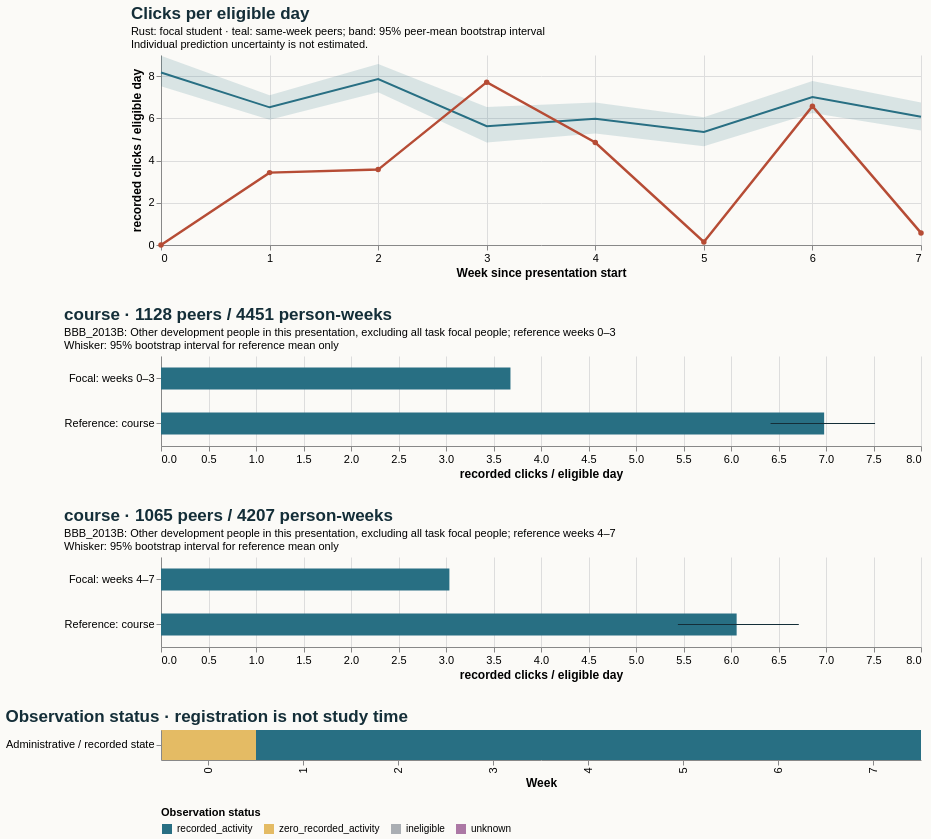

Write the Vega-Lite specification saved for this chart.
### Vega-Lite specification from a JSON file in a GitHub repository (floating-point values rounded to 4 significant figures)
{"$schema": "https://vega.github.io/schema/vega-lite/v5.20.1.json", "config": {"axis": {"labelFontSize": 11, "titleFontSize": 12}, "background": "#fbfaf7", "font": "sans-serif", "title": {"anchor": "start", "color": "#142e38", "fontSize": 17, "subtitleFontSize": 11}, "view": {"continuousHeight": 300, "continuousWidth": 300, "stroke": null}}, "datasets": {"data-6ef36ee96aaac6c11e5d99ac8b822ee3": [{"eligible_days": 7.0, "end_day": 6, "logging_completeness": "unknown", "observation_status": "zero_recorded_activity", "row": "Administrative / recorded state", "score_status": "withheld_release_time_unknown", "start_day": 0, "value": 0.0, "week": 0}, {"eligible_days": 7.0, "end_day": 13, "logging_completeness": "unknown", "observation_status": "recorded_activity", "row": "Administrative / recorded state", "score_status": "withheld_release_time_unknown", "start_day": 7, "value": 3.429, "week": 1}, {"eligible_days": 7.0, "end_day": 20, "logging_completeness": "unknown", "observation_status": "recorded_activity", "row": "Administrative / recorded state", "score_status": "withheld_release_time_unknown", "start_day": 14, "value": 3.571, "week": 2}, {"eligible_days": 7.0, "end_day": 27, "logging_completeness": "unknown", "observation_status": "recorded_activity", "row": "Administrative / recorded state", "score_status": "withheld_release_time_unknown", "start_day": 21, "value": 7.714, "week": 3}, {"eligible_days": 7.0, "end_day": 34, "logging_completeness": "unknown", "observation_status": "recorded_activity", "row": "Administrative / recorded state", "score_status": "withheld_release_time_unknown", "start_day": 28, "value": 4.857, "week": 4}, {"eligible_days": 7.0, "end_day": 41, "logging_completeness": "unknown", "observation_status": "recorded_activity", "row": "Administrative / recorded state", "score_status": "withheld_release_time_unknown", "start_day": 35, "value": 0.1429, "week": 5}, {"eligible_days": 7.0, "end_day": 48, "logging_completeness": "unknown", "observation_status": "recorded_activity", "row": "Administrative / recorded state", "score_status": "withheld_release_time_unknown", "start_day": 42, "value": 6.571, "week": 6}, {"eligible_days": 7.0, "end_day": 55, "logging_completeness": "unknown", "observation_status": "recorded_activity", "row": "Administrative / recorded state", "score_status": "withheld_release_time_unknown", "start_day": 49, "value": 0.5714, "week": 7}], "data-789546879ef5737cc012d1f2410325a1": [{"end_day": 6, "focal_value": 0.0, "peer_ci_high": 8.962, "peer_ci_low": 7.52, "peer_mean": 8.174, "peer_observations": 1127, "peer_people": 1127, "reference": "course", "unit": "recorded clicks / eligible day", "week": 0}, {"end_day": 13, "focal_value": 3.429, "peer_ci_high": 7.096, "peer_ci_low": 5.931, "peer_mean": 6.521, "peer_observations": 1121, "peer_people": 1121, "reference": "course", "unit": "recorded clicks / eligible day", "week": 1}, {"end_day": 20, "focal_value": 3.571, "peer_ci_high": 8.569, "peer_ci_low": 7.236, "peer_mean": 7.865, "peer_observations": 1105, "peer_people": 1105, "reference": "course", "unit": "recorded clicks / eligible day", "week": 2}, {"end_day": 27, "focal_value": 7.714, "peer_ci_high": 6.542, "peer_ci_low": 4.856, "peer_mean": 5.625, "peer_observations": 1098, "peer_people": 1098, "reference": "course", "unit": "recorded clicks / eligible day", "week": 3}, {"end_day": 34, "focal_value": 4.857, "peer_ci_high": 6.75, "peer_ci_low": 5.277, "peer_mean": 5.982, "peer_observations": 1065, "peer_people": 1065, "reference": "course", "unit": "recorded clicks / eligible day", "week": 4}, {"end_day": 41, "focal_value": 0.1429, "peer_ci_high": 6.047, "peer_ci_low": 4.674, "peer_mean": 5.35, "peer_observations": 1058, "peer_people": 1058, "reference": "course", "unit": "recorded clicks / eligible day", "week": 5}, {"end_day": 48, "focal_value": 6.571, "peer_ci_high": 7.769, "peer_ci_low": 6.248, "peer_mean": 7.012, "peer_observations": 1050, "peer_people": 1050, "reference": "course", "unit": "recorded clicks / eligible day", "week": 6}, {"end_day": 55, "focal_value": 0.5714, "peer_ci_high": 6.752, "peer_ci_low": 5.427, "peer_mean": 6.076, "peer_observations": 1034, "peer_people": 1034, "reference": "course", "unit": "recorded clicks / eligible day", "week": 7}], "data-c3524a08f1b6d33302d921815abd7b5e": [{"hi": null, "lo": null, "series": "Focal: weeks 0–3", "value": 3.679}, {"hi": 7.517, "lo": 6.416, "series": "Reference: course", "value": 6.98}], "data-cc11754c6c029393bfca0454a7e2f08d": [{"hi": null, "lo": null, "series": "Focal: weeks 4–7", "value": 3.036}, {"hi": 6.714, "lo": 5.441, "series": "Reference: course", "value": 6.059}]}, "resolve": {"scale": {"color": "independent"}}, "spacing": 28, "vconcat": [{"data": {"name": "data-789546879ef5737cc012d1f2410325a1"}, "height": 190, "layer": [{"encoding": {"x": {"axis": {"tickMinStep": 1}, "field": "week", "title": "Week since presentation start", "type": "quantitative"}, "y": {"field": "peer_ci_low", "scale": {"zero": true}, "title": "recorded clicks / eligible day", "type": "quantitative"}, "y2": {"field": "peer_ci_high"}}, "mark": {"color": "#286f83", "opacity": 0.16, "type": "area"}}, {"encoding": {"tooltip": [{"field": "week", "type": "quantitative"}, {"field": "peer_mean", "type": "quantitative"}, {"field": "peer_people", "type": "quantitative"}, {"field": "peer_observations", "type": "quantitative"}], "x": {"field": "week", "type": "quantitative"}, "y": {"field": "peer_mean", "type": "quantitative"}}, "mark": {"color": "#286f83", "strokeWidth": 2, "type": "line"}}, {"encoding": {"tooltip": [{"field": "week", "type": "quantitative"}, {"field": "focal_value", "type": "quantitative"}], "x": {"field": "week", "type": "quantitative"}, "y": {"field": "focal_value", "type": "quantitative"}}, "mark": {"color": "#b64c35", "point": {"color": "#b64c35"}, "strokeWidth": 2.5, "type": "line"}}], "title": {"subtitle": ["Rust: focal student · teal: same-week peers; band: 95% peer-mean bootstrap interval", "Individual prediction uncertainty is not estimated."], "text": "Clicks per eligible day"}, "width": 760}, {"data": {"name": "data-c3524a08f1b6d33302d921815abd7b5e"}, "height": 90, "layer": [{"encoding": {"x": {"field": "value", "scale": {"domain": [0, 7.892], "zero": true}, "title": "recorded clicks / eligible day", "type": "quantitative"}, "y": {"field": "series", "sort": null, "title": null, "type": "nominal"}}, "mark": {"color": "#286f83", "size": 22, "type": "bar"}}, {"encoding": {"x": {"field": "lo", "type": "quantitative"}, "x2": {"field": "hi"}, "y": {"field": "series", "sort": null, "title": null, "type": "nominal"}}, "mark": {"color": "#142e38", "type": "rule"}}], "title": {"subtitle": ["BBB_2013B: Other development people in this presentation, excluding all task focal people; reference weeks 0–3", "Whisker: 95% bootstrap interval for reference mean only"], "text": "course · 1128 peers / 4451 person-weeks"}, "width": 760}, {"data": {"name": "data-cc11754c6c029393bfca0454a7e2f08d"}, "height": 90, "layer": [{"encoding": {"x": {"field": "value", "scale": {"domain": [0, 7.892], "zero": true}, "title": "recorded clicks / eligible day", "type": "quantitative"}, "y": {"field": "series", "sort": null, "title": null, "type": "nominal"}}, "mark": {"color": "#286f83", "size": 22, "type": "bar"}}, {"encoding": {"x": {"field": "lo", "type": "quantitative"}, "x2": {"field": "hi"}, "y": {"field": "series", "sort": null, "title": null, "type": "nominal"}}, "mark": {"color": "#142e38", "type": "rule"}}], "title": {"subtitle": ["BBB_2013B: Other development people in this presentation, excluding all task focal people; reference weeks 4–7", "Whisker: 95% bootstrap interval for reference mean only"], "text": "course · 1065 peers / 4207 person-weeks"}, "width": 760}, {"data": {"name": "data-6ef36ee96aaac6c11e5d99ac8b822ee3"}, "encoding": {"color": {"field": "observation_status", "legend": {"labelLimit": 260, "orient": "bottom"}, "scale": {"domain": ["recorded_activity", "zero_recorded_activity", "ineligible", "unknown"], "range": ["#286f83", "#e4bb64", "#aaaeb3", "#ac78a5"]}, "title": "Observation status", "type": "nominal"}, "tooltip": [{"field": "week", "type": "quantitative"}, {"field": "eligible_days", "type": "quantitative"}, {"field": "observation_status", "type": "nominal"}, {"field": "logging_completeness", "type": "nominal"}], "x": {"field": "week", "title": "Week", "type": "ordinal"}, "y": {"field": "row", "title": null, "type": "nominal"}}, "height": 30, "mark": {"type": "rect"}, "title": "Observation status · registration is not study time", "width": 760}]}
